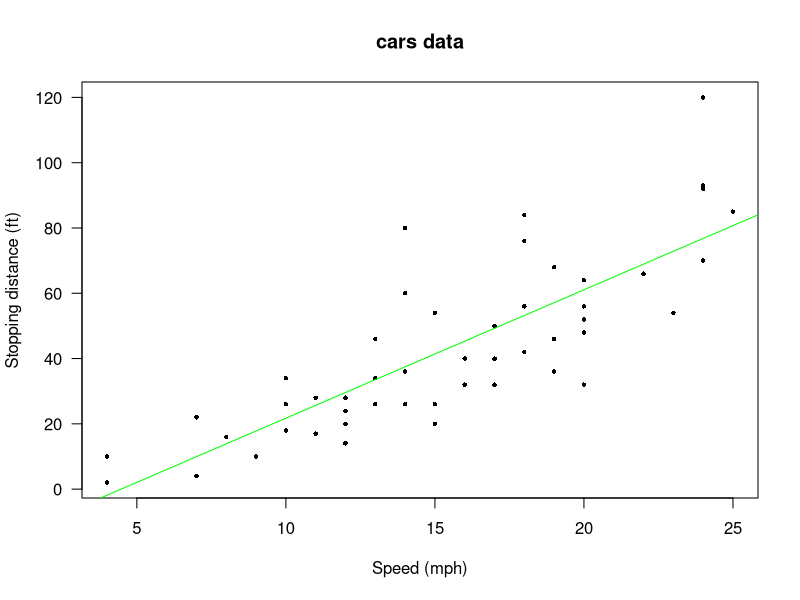
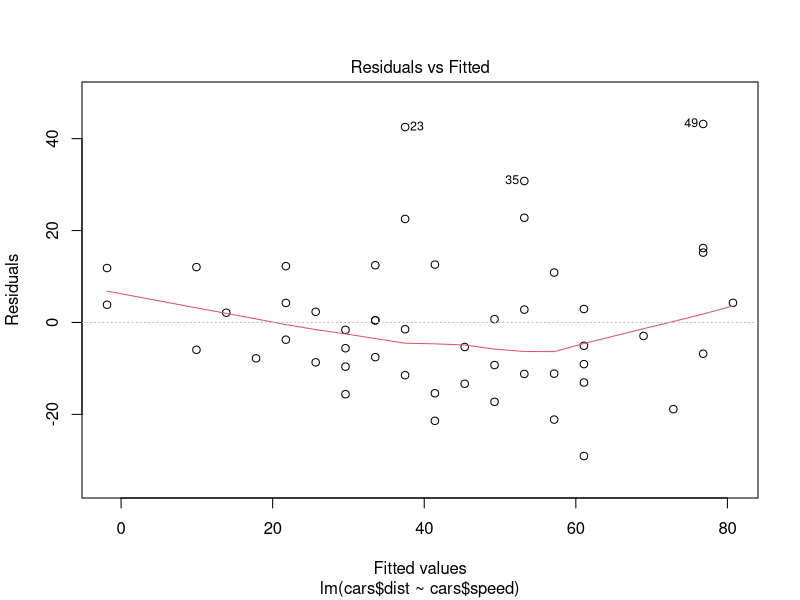
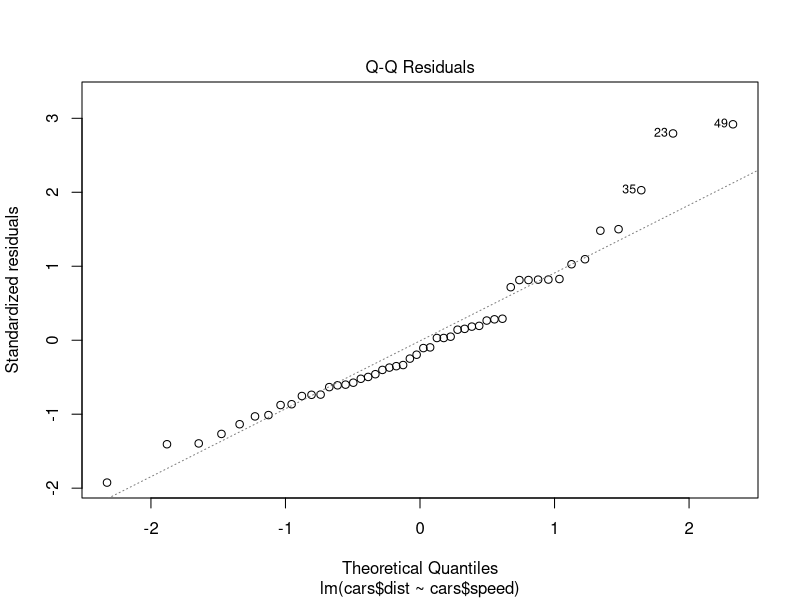
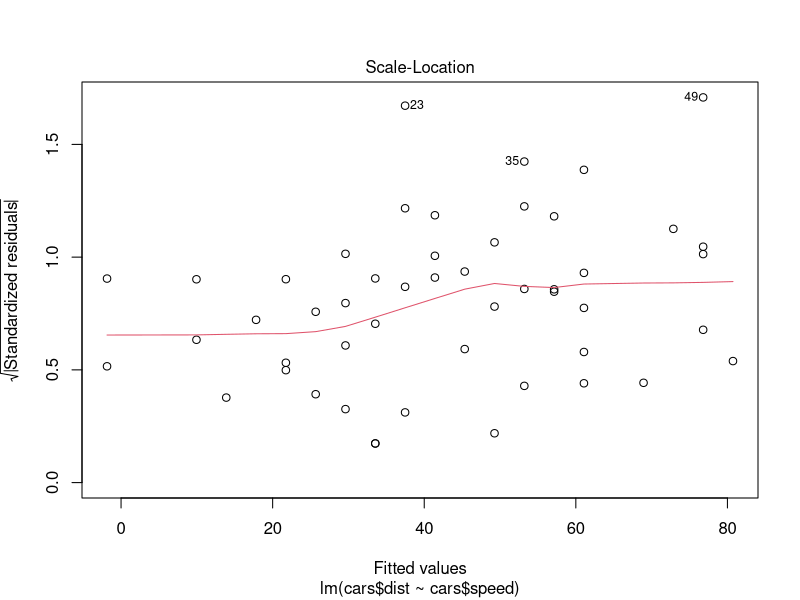
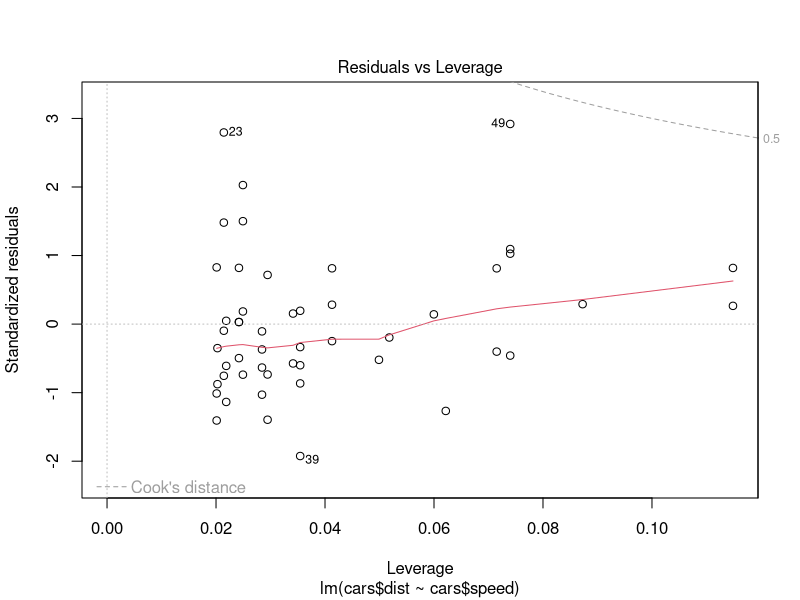

Here is the R script that generated these plots, in order:

plot(cars, xlab = "Speed (mph)", ylab = "Stopping distance (ft)"
     ,las = 1,pch=16,cex=0.6)
carfit=lm(cars$dist~cars$speed)
abline(carfit$coef,col="green")
title(main = "cars data")

carfit
summary(carfit)
plot(carfit)

